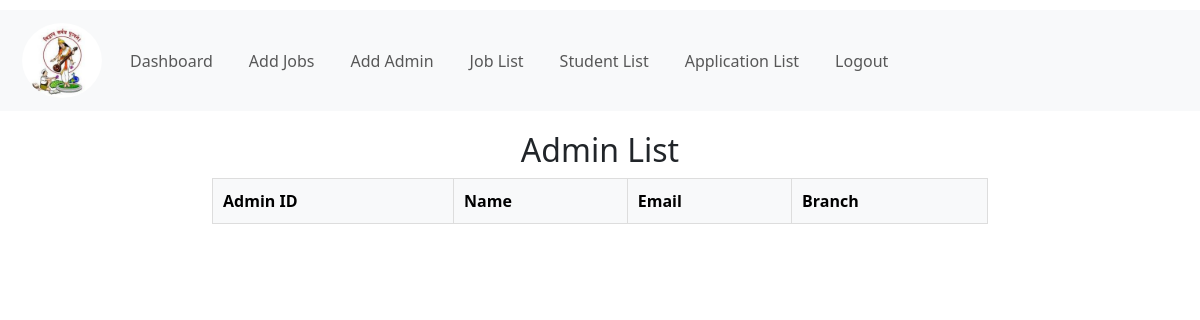
Page /pvg/admin_list/ on the earlier database version.
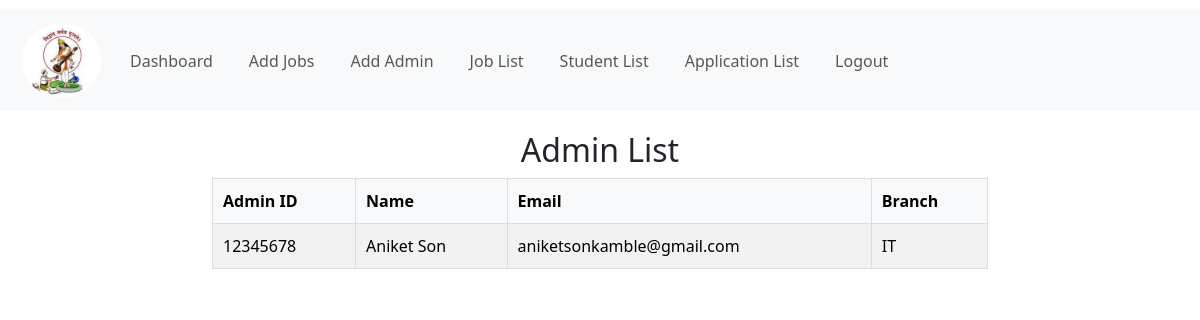
Same page on the later database version.
### pvg/models.py (models this page shows, shortened)
class Admin(models.Model):
    admin_id = models.IntegerField(primary_key=True)
    admin_name = models.CharField(max_length=100)
    admin_email = models.EmailField(max_length=100)
    admin_password = models.CharField(max_length=100)
    admin_branch = models.CharField(max_length=20, choices=Student.BRANCH_CHOICES, default='')

### pvg/views.py (the view)
# urls.py: path('admin_list/', views.admin_list, name='admin_list'),
def admin_list(request):
    admins = Admin.objects.all()
    return render(request, 'admin_list.html', {'admins': admins})

### pvg/templates/admin_list.html (shortened to what this page needs)
{% extends 'base_admin.html' %}
{% block body %}
    <div class="container admin-list">
        <h2>Admin List</h2>
        <table class="table table-striped">
            <thead>
                <tr>
                    <th>Admin ID</th>
                    <th>Name</th>
                    <th>Email</th>
                    <th>Branch</th>
                </tr>
            </thead>
            <tbody>
                {% for admin in admins %}
                <tr>
                    <td>{{ admin.admin_id }}</td>
                    <td>{{ admin.admin_name }}</td>
                    <td>{{ admin.admin_email }}</td>
                    <td>{{ admin.admin_branch }}</td>
                </tr>
                {% endfor %}
            </tbody>
        </table>
    </div>
{% endblock %}

Differences in the rows shown:
added Admin: admin_id "12345678", admin_name "Aniket Son", admin_email "aniketsonkamble@gmail.com", admin_branch "IT"
